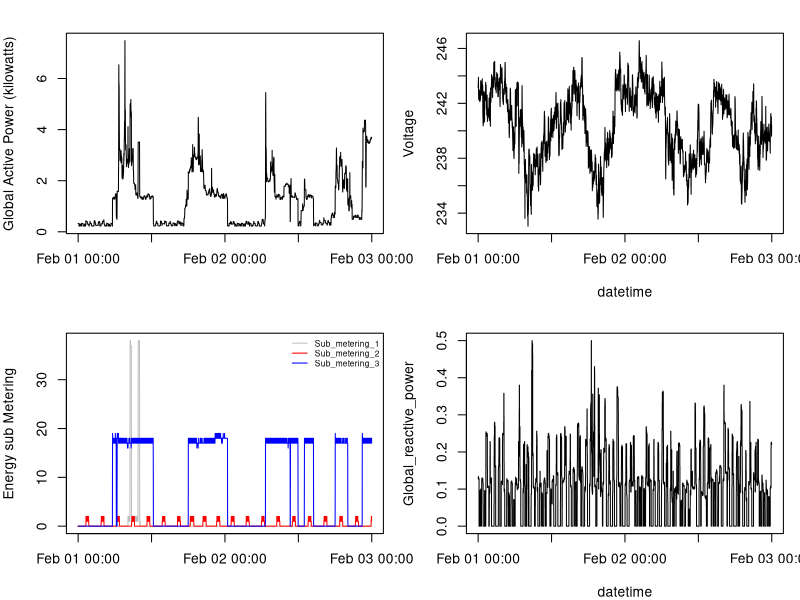

This figure's R source:
## Plot 4 Script

hpc <- read.table("HPC_2007_2.txt", sep = ";", header = T, stringsAsFactors = F)
dow <- as.POSIXct(paste(hpc$Date, hpc$Time), format="%d/%m/%Y %H:%M:%S")
names(dow) <- "dow"
hpc <- cbind(hpc,  dow)

par(mfrow = c(2,2))
par(mar = c(4, 4, 2, 1))
with(hpc, {

        plot(x=dow, y=Global_active_power, type = "l", xlab = "", ylab = "Global Active Power (kilowatts)")
        plot(x=dow, y=Voltage, type = "l", xlab = "datetime", ylab = "Voltage")
        plot(x=dow, y=Sub_metering_1, type = "n", xlab = "", ylab = "Energy sub Metering")
        lines(dow, Sub_metering_1, col="grey")
        lines(dow, Sub_metering_2, col="red")
        lines(dow, Sub_metering_3, col="blue")
        legend("topright", cex=.6,  col=c("grey","red","blue"), lty=1, legend=c("Sub_metering_1", "Sub_metering_2", "Sub_metering_3"),bty = "n"   )
        plot(x=dow, y=Global_reactive_power, type = "s", xlab = "datetime", ylab = "Global_reactive_power")
        
}
)



dev.copy(png, file="plot4.png", height=480, width=480 )
dev.off()